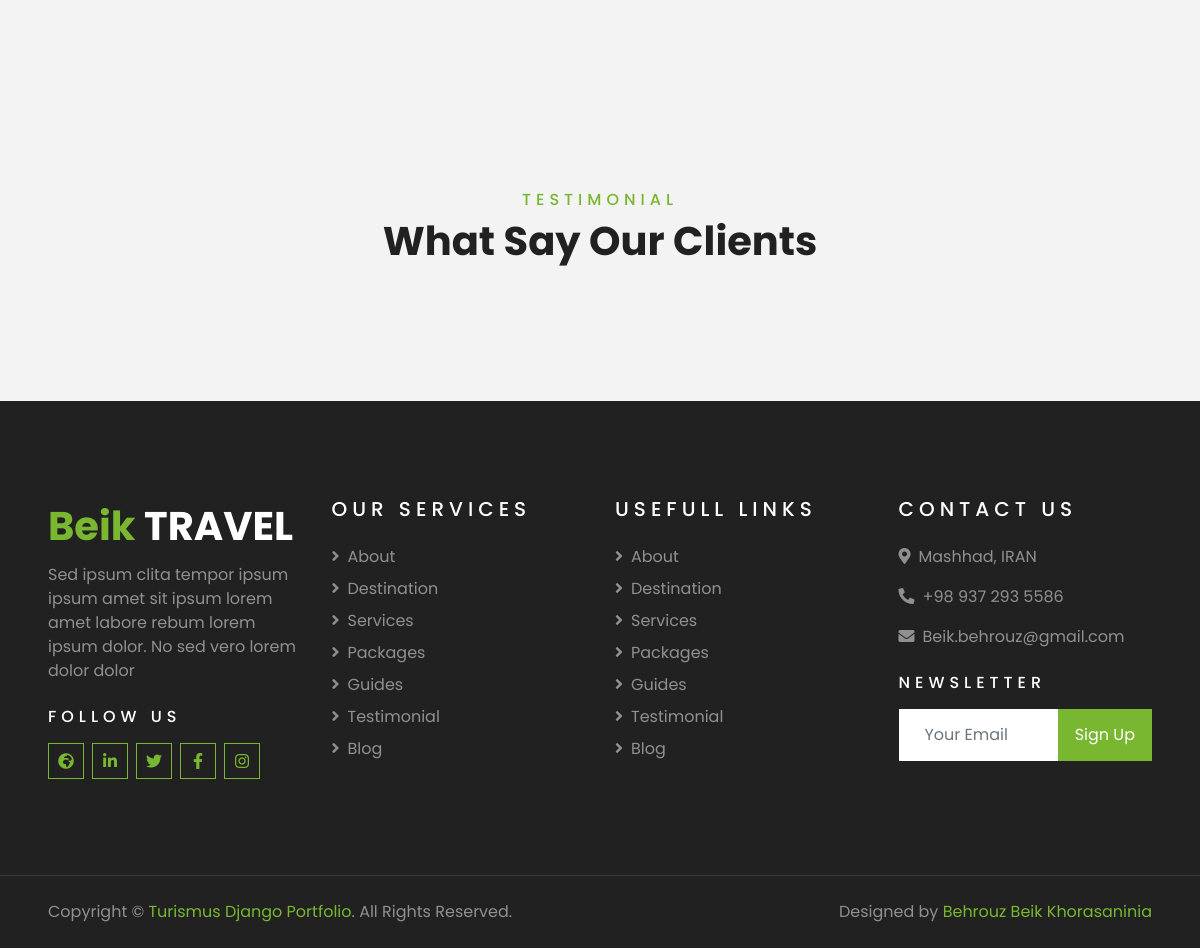
Page /Services/ (lower part) on the earlier database version.
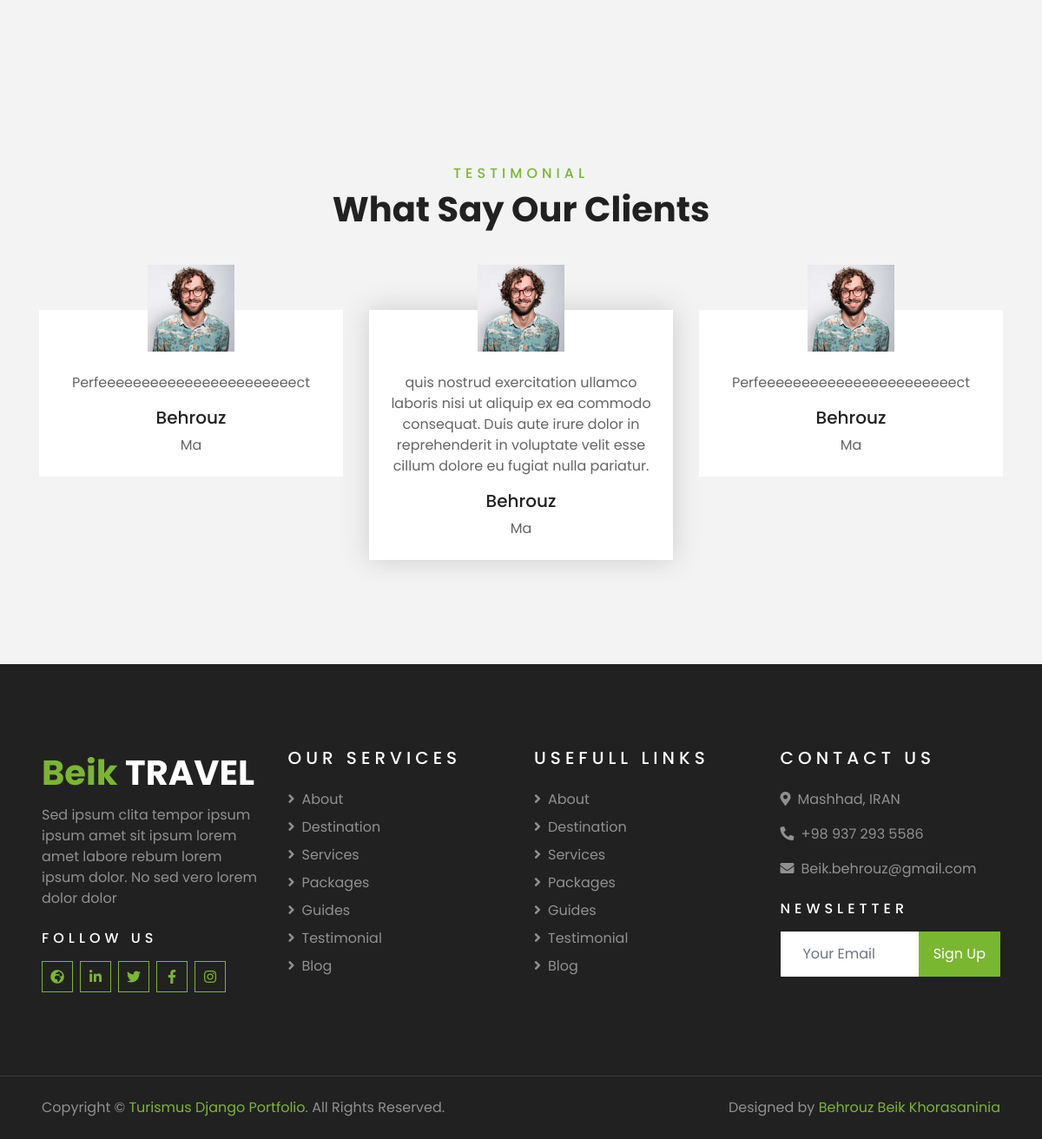
Same page on the later database version.
### Blog/models.py (models this page shows)
class Comment(models.Model):
    PRODUCT_STARS = [
        ('1' , 'Very Bad'),
        ('2', 'Bad'),
        ('3', 'Normal'),
        ('4', 'Good'),
        ('5', 'Perfect'),
    ]
    article = models.ForeignKey(Article,on_delete=models.CASCADE,related_name='comments',)
    author = models.ForeignKey(CustomUser, on_delete=models.CASCADE, related_name='comments', )
    body = models.TextField()
    stars = models.CharField(max_length=10,choices=PRODUCT_STARS)
    datetime_create = models.DateTimeField(auto_now_add=True)
    datetime_update = models.DateTimeField(auto_now=True)
    active = models.BooleanField(default=True)

### Account/models.py (models this page shows, shortened)
class CustomUser (AbstractBaseUser, PermissionsMixin):
    USERTYPE=(
        ('Ma','MASTER'),
        ('Tr','TRAVELER'),
        ('Us','USER'),
        ('Bl','BLOGER'),
        ('Gu', 'GUIDE'),
    )
    username = models.CharField ( max_length=100, blank=True,null=True )
    mobile  = models.CharField ( max_length=15, default='0' )
    email = models.EmailField(unique=True)
    usertype = models.CharField ( max_length=2, choices=USERTYPE, default='Us' )
    firstname  = models.CharField ( blank=True,null=True,max_length=50 )
    lastname  = models.CharField ( blank=True,null=True,max_length=50 )
    first_name  = models.CharField ( blank=True,null=True,max_length=50 )
    last_name  = models.CharField ( blank=True,null=True,max_length=50 )
    unicid  = models.CharField ( max_length=10, unique=True )
    birthday  = models.DateTimeField ( blank=True,null=True )
    gender  = models.BooleanField ( blank=True,null=True )
    status = models.BooleanField(default=False)
    image = models.ImageField ( blank=True,null=True,upload_to='Profile' )
    city = models.ForeignKey(to='Home.City', on_delete=models.CASCADE, blank=True,null=True)
    profesional = models.CharField ( max_length=50, blank=True, null=True )
    is_superuser = models.BooleanField(default=False)
    is_staff = models.BooleanField(default=False)
    is_active = models.BooleanField(default=False)
    date_joined = models.DateTimeField(blank=True, null=True)
    USERNAME_FIELD = 'email'
    EMAIL_FIELD = 'email'
    REQUIRED_FIELDS = []
    objects = UserManager()

### Home/views.py (the view)
# urls.py: path('Services/', views.services, name='services'),
def services(request):
    comments = Comment.objects.filter(active=True).order_by('-id')[:6]
    context = {
        'comments':comments,
    }
    return (render(request,'Home/service.html',context))#service

### Home/templates/Home/service.html (shortened to what this page needs)
{% extends "_base.html" %}
{% load static %}
{% block static%}
    <link href="{% static 'lib/owlcarousel/assets/owl.carousel.min.css' %}" rel="stylesheet">
    <link href="{% static 'lib/tempusdominus/css/tempusdominus-bootstrap-4.min.css' %}" rel="stylesheet" />
    <link href="{% static 'css/style.css' %}" rel="stylesheet">
{%endblock%}
{% block body %}
    <div class="container-fluid py-5">
        <div class="container pt-5 pb-3">
            <div class="row">
                <div class="col-lg-4 col-md-6 mb-4">
                </div>
                <div class="col-lg-4 col-md-6 mb-4">
                </div>
                <div class="col-lg-4 col-md-6 mb-4">
                </div>
            </div>
        </div>
    </div>
    {% include 'Testimonial.html' %}
{%endblock%}

### templates/Testimonial.html
<div id="testim" class="container-fluid py-5">
    <div class="container py-5">
        <div class="text-center mb-3 pb-3">
            <h6 class="text-primary text-uppercase" style="letter-spacing: 5px;">Testimonial</h6>
            <h1>What Say Our Clients</h1>
        </div>
        <div class="owl-carousel testimonial-carousel">
            {% for c in comments %}
            <div class="text-center pb-4">
                {% if c.author.image %}
                <img class="img-fluid mx-auto" src="{{ c.author.image.url }}" alt="{{ c.author.firstname }}" style="width: 100px; height: 100px;" >
                {% endif %}
                <div class="testimonial-text bg-white p-4 mt-n5">
                    <p class="mt-5">{{ c.body }}</p>
                    <h5 class="text-truncate">{{ c.author.firstname }}</h5>
                    <span>{{ c.author.usertype }}</span>
                </div>
            </div>
            {% endfor %}
        </div>
    </div>
</div>

Differences in the rows shown:
added Comment: author.image (picture), body "quis nostrud exercitation ullamco laboris nisi ut aliquip ex ea commodo consequat. Duis aute irure dolor in reprehenderit in voluptate velit esse cillum dolore eu fugiat nulla pariatur.", author.firstname "Behrouz", author.usertype "Ma"
added Comment: author.image (picture), body "Perfeeeeeeeeeeeeeeeeeeeeeeect", author.firstname "Behrouz", author.usertype "Ma"
